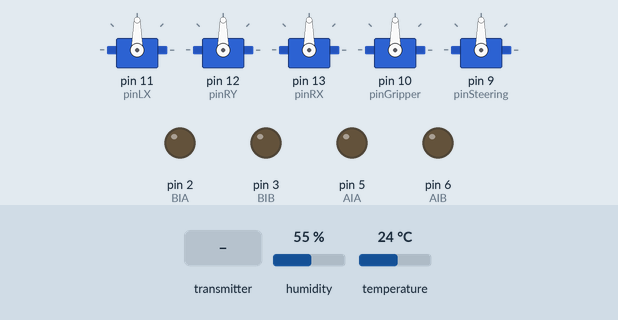
Bench run of a sketch on a simulated Arduino Mega 2560, built with avr-gcc and run on an emulated ATmega2560. On the bench: 5 × servo, output pins drawn as LEDs (lit = HIGH). The test bench sets the inputs (shaded band); at power-on: humidity 55 %, temperature 24 °C. No radio packets arrive unless stated; what the sketch prints to the serial monitor is not drawn.

Above: at 1.2 s.
1.3 s: the transmitter starts sending rxVal = 0
At 2.6 s:
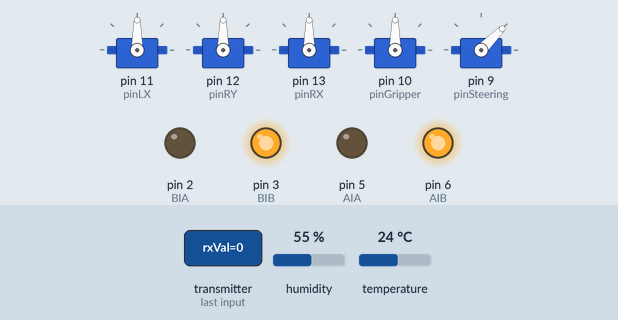
2.9 s: the transmitter starts sending mode = 1
At 4.1 s:
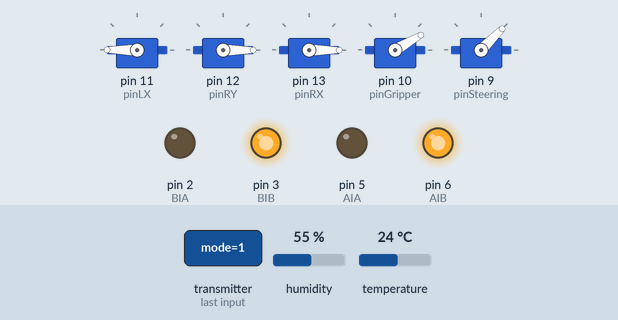
5.9 s: the transmitter starts sending ryVal = 1023
At 8.3 s:
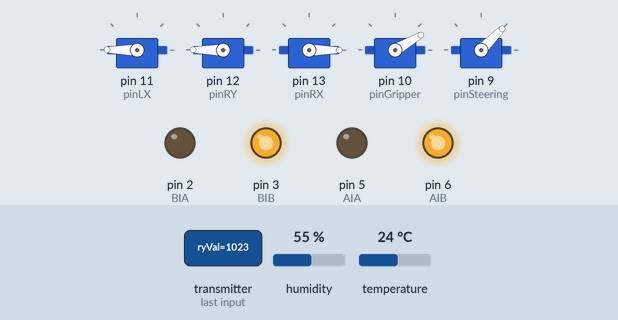
8.9 s: the transmitter starts sending lyVal = 1023
At 11.4 s:
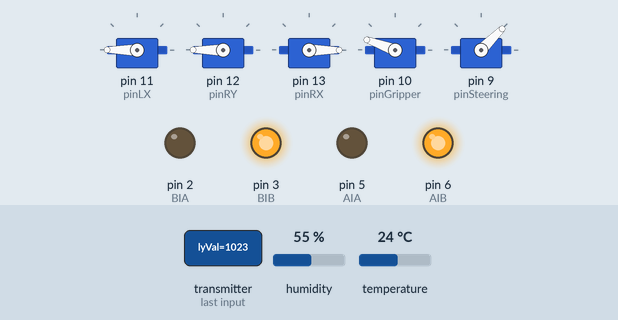
11.9 s: the transmitter starts sending rxVal = 1023
At 14.5 s:
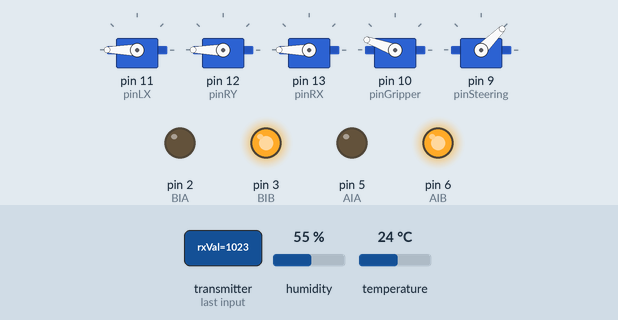
14.9 s: the transmitter starts sending lxVal = 1023
At 17.7 s:
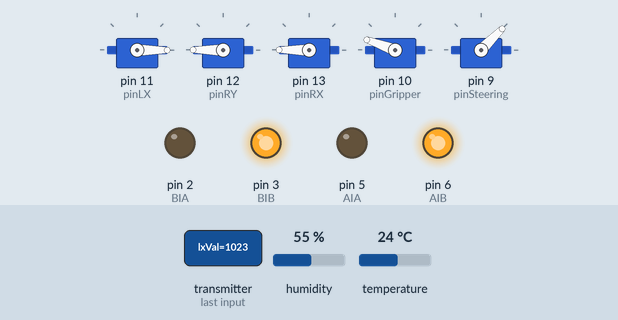
Timing chart, 0 to 18.9 s (numbered marks = the images above; inputs shaded):
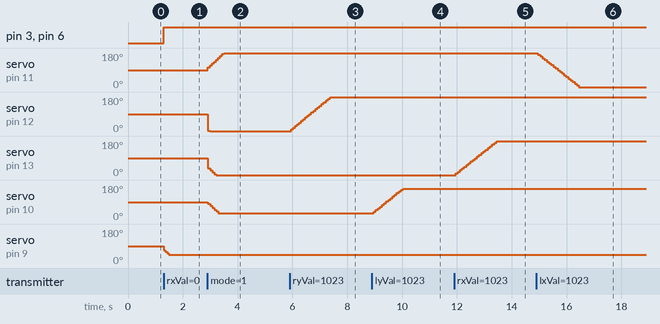

Measured:
- after the input at 1.3 s, pin 3 (BIB), pin 6 (AIB): LOW → HIGH at once; servo on pin 9 (pinSteering): 90° → 59° at once, → 45° 0.12 s later
- after the input at 2.9 s, servo on pin 11 (pinLX): moves from 90° to 180° over 0.59 s, starting at once; servo on pin 12 (pinRY): 90° → 2° at once, → 0° 0.07 s later; servo on pin 13 (pinRX): moves from 90° to 0° over 0.30 s, starting at once; servo on pin 10 (pinGripper): moves from 90° to 30° over 0.37 s, starting at once
- after the input at 5.9 s, servo on pin 12 (pinRY): moves from 0° to 180° over 1.4 s, starting after 0.05 s
- after the input at 8.9 s, servo on pin 10 (pinGripper): moves from 30° to 160° over 1.1 s, starting after 0.07 s
- after the input at 11.9 s, servo on pin 13 (pinRX): moves from 0° to 180° over 1.5 s, starting after 0.07 s
- after the input at 14.9 s, servo on pin 11 (pinLX): moves from 180° to 0° over 1.5 s, starting after 0.06 s

The sketch:

RX_V4.ino
```cpp
#include <SPI.h>
#include <nRF24L01.h>
#include <RF24.h>
#include <Servo.h>
#include <DHT.h>

// === Radio Setup ===
RF24 radio(7, 8);
const byte address[6] = "00010";

// === DHT Sensor ===
DHT dhtSensor(45, DHT22);

// === Servoer ===
Servo movementServoLX;   // Base
Servo movementServoRY;   // Shoulder
Servo movementServoRX;   // Elbow
Servo gripperServo;      // Gripper
Servo steeringServo;     // Car steering

// === Pins ===
const int pinLX = 11;
const int pinRY = 12;
const int pinRX = 13;
const int pinGripper = 10;
const int pinSteering = 9;

// === Motorer ===
const int AIA = 5;
const int AIB = 6;
const int BIA = 2;
const int BIB = 3;

// === Vinkelstatus ===
int angleLX = 95, lastAngleLX = 90;
int angleRY = 12, lastAngleRY = 90;
int angleRX = 45, lastAngleRX = 90;
int gripperAngle = 90, lastGripperAngle = 90;
int steeringAngle = 75;

// === Grænser ===
const int angleMin = 0, angleMax = 180;
const int gripperMin = 30, gripperMax = 160;
const int deadZone = 30;

// === Data Structs ===
struct ControlData {
  int rxVal;
  int ryVal;
  int lxVal;
  int lyVal;
  bool mode;
  bool mode2;
};
ControlData data;

struct AckPayload {
  float temperature;
};
AckPayload ack;

// === Timing ===
unsigned long lastSignal = 0;
unsigned long lastUpdate = 0;
unsigned long lastTempSend = 0;
const unsigned long updateInterval = 20;
const unsigned long tempSendInterval = 10000; // 10 sekunder

// === Funktionsprototyper ===
int updateAngleWithDeadzone(int angle, int value, int direction, int minVal = angleMin, int maxVal = angleMax);
void updateServo(Servo& servo, int angle, int& lastAngle);
void driveWithJoystick(int throttle);
void steerWithJoystick(int input);
void STOP();

void setup() {
  Serial.begin(9600);
  Serial1.begin(9600);
  dhtSensor.begin();

  // Servo setup
  movementServoLX.attach(pinLX);
  movementServoRY.attach(pinRY);
  movementServoRX.attach(pinRX);
  gripperServo.attach(pinGripper);
  steeringServo.attach(pinSteering);

  // Motor pins
  pinMode(AIA, OUTPUT);
  pinMode(AIB, OUTPUT);
  pinMode(BIA, OUTPUT);
  pinMode(BIB, OUTPUT);

  // NRF
  radio.begin();
  radio.openReadingPipe(1, address);
  radio.setPALevel(RF24_PA_HIGH);
  radio.setDataRate(RF24_1MBPS);
  radio.enableAckPayload();
  radio.startListening();

  Serial.println("RX klar – Crane + Car mode");
  radio.printDetails();
}

void loop() {
  if (millis() - lastUpdate >= updateInterval) {
    lastUpdate = millis();

    if (radio.available()) {
      radio.read(&data, sizeof(data));
      lastSignal = millis();

      float temp = dhtSensor.readTemperature();
      ack.temperature = temp;
      radio.writeAckPayload(1, &ack, sizeof(ack));

      handleInput();
    }

    if (millis() - lastSignal > 2000) {
      Serial.println("⚠️ Ingen signal – STOPPER");
      STOP();
    }
  }

  if (millis() - lastTempSend >= tempSendInterval) {
    lastTempSend = millis();
    Serial1.print("Temp: ");
    Serial1.print(ack.temperature, 1);
    Serial1.println(" C");
  }
}

// Modificer updateAngleWithDeadzone funktionen til at være mere simpel
int updateAngleWithDeadzone(int angle, int value, int direction, int minVal = angleMin, int maxVal = angleMax) {
  if (abs(value - 512) > deadZone) {
    int speed = map(abs(value - 512), deadZone, 512, 1, 10);
    angle += (value > 512) ? speed * direction : -speed * direction;
    angle = constrain(angle, minVal, maxVal);
  }
  return angle;
}

// Fjern lastAngle check i updateServo for at opdatere kontinuerligt
void updateServo(Servo& servo, int angle, int& lastAngle) {
  servo.write(angle);
  lastAngle = angle;
}

// I handleInput(), fjern STOP() i crane mode for at undgå unødvendige stop
void handleInput() {
  int rx = data.rxVal;
  int ry = data.ryVal;
  int lx = data.lxVal;
  int ly = data.lyVal;

  if (!data.mode) {
    // === CAR MODE ===
    driveWithJoystick(ly);       // Frem/bak
    steerWithJoystick(rx);       // Styring
  } else {
    // === CRANE MODE ===
    // Kranens led
    angleLX = updateAngleWithDeadzone(angleLX, lx, -1); // Base
    angleRX = updateAngleWithDeadzone(angleRX, rx, 1);  // Elbow
    angleRY = updateAngleWithDeadzone(angleRY, ry, 1);  // Shoulder
    gripperAngle = updateAngleWithDeadzone(gripperAngle, ly, 1, gripperMin, gripperMax); // Gripper

    // Opdater servoer kontinuerligt
    movementServoLX.write(angleLX);
    movementServoRY.write(angleRY);
    movementServoRX.write(angleRX);
    gripperServo.write(gripperAngle);
  }
  // Debug
  Serial.print("Mode: "); Serial.print(data.mode ? "CRANE" : "CAR");
  Serial.print(" | LX: "); Serial.print(angleLX);
  Serial.print(" | RY: "); Serial.print(angleRY);
  Serial.print(" | RX: "); Serial.print(angleRX);
  Serial.print(" | LY (Gripper): "); Serial.print(gripperAngle);
  Serial.print(" | Temp: "); Serial.println(ack.temperature, 1);
}

void driveWithJoystick(int throttle) {
  int center = 512;
  int dead = 30;

  if (throttle > center + dead) {
    int power = map(throttle, center + dead, 1023, 0, 255);
    analogWrite(AIA, power); analogWrite(AIB, 0);
    analogWrite(BIA, power); analogWrite(BIB, 0);
  } else if (throttle < center - dead) {
    int power = map(throttle, center - dead, 0, 0, 255);
    analogWrite(AIA, 0); analogWrite(AIB, power);
    analogWrite(BIA, 0); analogWrite(BIB, power);
  } else {
    STOP();
  }
}

void steerWithJoystick(int input) {
  int center = 512;
  int dead = 30;
  int target;


  if (abs(input - center) < dead) {
    target = 82;
  } else {
    target = map(input, 0, 1023, 45, 120);
  }


  if (steeringAngle < target) {
    steeringAngle += 8;
    if (steeringAngle > target) steeringAngle = target;
  } else if (steeringAngle > target) {
    steeringAngle -= 8;
    if (steeringAngle < target) steeringAngle = target;
  }
  steeringServo.write(steeringAngle);
}


void STOP() {
  analogWrite(AIA, 0);
  analogWrite(AIB, 0);
  analogWrite(BIA, 0);
  analogWrite(BIB, 0);
}
```
